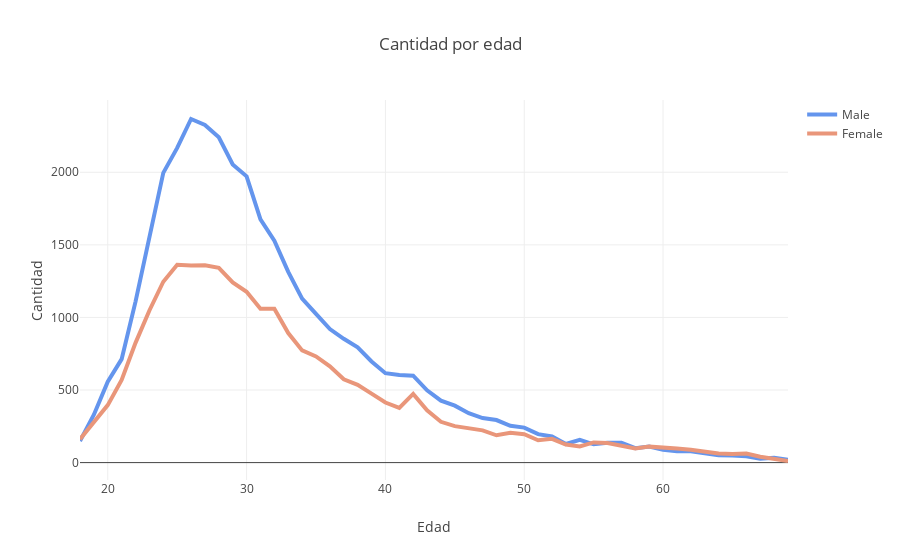

Notebook code cell kept with this figure:
### Code cell
# Create and style traces
trace0 = go.Scatter(
    x = df_m.groupby("age").count()["religion"].index,
    y = list(df_m.groupby("age").count()["religion"]),
    name = 'Male',
    line = dict(
        color = 'cornflowerblue',
        width = 4)
)
trace1 = go.Scatter(
    x = df_f.groupby("age").count()["religion"].index,
    y = list(df_f.groupby("age").count()["religion"]),
    name = 'Female',
    line = dict(
        color = "darksalmon",
        width = 4)
)
data = [trace0, trace1]

# Edit the layout
layout = dict(title = 'Cantidad por edad',
              xaxis = dict(title = 'Edad'),
              yaxis = dict(title = 'Cantidad'),
              )

fig = dict(data=data, layout=layout)
iplot(fig)

### Figure 1 — Plotly figure (JSON) as saved in the notebook; plotly's stock layout.template omitted (floating-point values rounded to 4 significant figures)
{"data": [{"line": {"color": "cornflowerblue", "width": 4}, "name": "Male", "type": "scatter", "uid": "fbe09ec1-e776-4d1c-bf4e-48d4d939b89c", "x": [18, 19, 20, 21, 22, 23, 24, 25, 26, 27, 28, 29, 30, 31, 32, 33, 34, 35, 36, 37, 38, 39, 40, 41, 42, 43, 44, 45, 46, 47, 48, 49, 50, 51, 52, 53, 54, 55, 56, 57, 58, 59, 60, 61, 62, 63, 64, 65, 66, 67, 68, 69], "y": [148, 330, 557, 713, 1109, 1544, 1996, 2168, 2367, 2326, 2241, 2054, 1972, 1675, 1529, 1314, 1129, 1024, 920, 853, 794, 697, 616, 603, 599, 498, 427, 392, 340, 307, 293, 254, 241, 196, 180, 128, 156, 126, 136, 136, 99, 111, 89, 79, 78, 64, 50, 49, 43, 26, 33, 20]}, {"line": {"color": "darksalmon", "width": 4}, "name": "Female", "type": "scatter", "uid": "a0f6edfa-a43c-4ba3-88c8-90de251e8453", "x": [18, 19, 20, 21, 22, 23, 24, 25, 26, 27, 28, 29, 30, 31, 32, 33, 34, 35, 36, 37, 38, 39, 40, 41, 42, 43, 44, 45, 46, 47, 48, 49, 50, 51, 52, 53, 54, 55, 56, 57, 58, 59, 60, 61, 62, 63, 64, 65, 66, 67, 68, 69], "y": [161, 281, 396, 569, 825, 1048, 1246, 1363, 1357, 1359, 1342, 1241, 1177, 1060, 1060, 892, 773, 731, 663, 574, 536, 475, 414, 377, 473, 360, 281, 251, 238, 222, 188, 205, 196, 154, 164, 124, 111, 139, 135, 120, 98, 110, 106, 97, 89, 74, 63, 60, 62, 40, 26, 11]}], "layout": {"title": {"text": "Cantidad por edad"}, "xaxis": {"title": {"text": "Edad"}}, "yaxis": {"title": {"text": "Cantidad"}}}}
